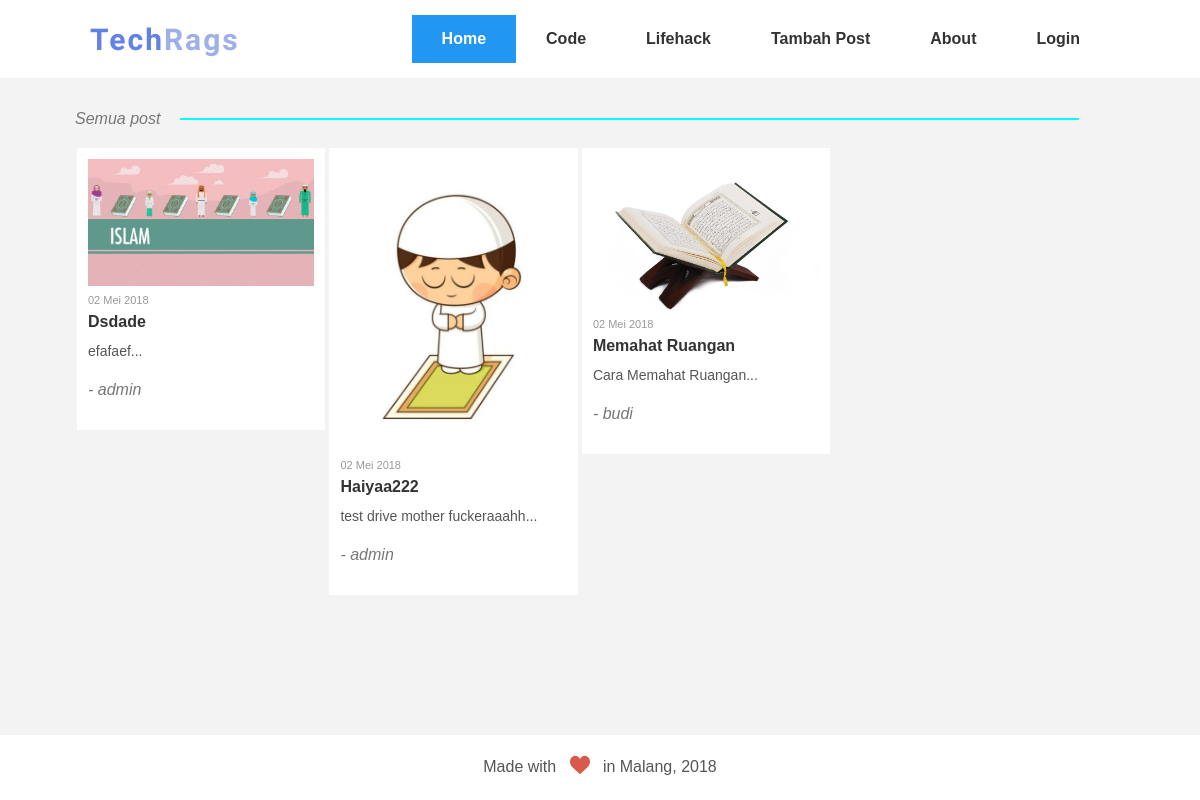
The page /index.php/home/allPost on the database its author committed.
### tables this page shows
CREATE TABLE `post` (
  `id` int(5) NOT NULL,
  `judul` varchar(50) NOT NULL,
  `id_author` int(11) NOT NULL,
  `konten` text NOT NULL,
  `id_kategori` int(5) NOT NULL,
  `tanggal` varchar(20) NOT NULL DEFAULT 'CURRENT_TIMESTAMP(6)',
  `slug` varchar(50) NOT NULL,
  `thumbnail` varchar(100) NOT NULL
);

CREATE TABLE `user` (
  `id` int(5) NOT NULL,
  `nama` varchar(100) NOT NULL,
  `username` varchar(50) NOT NULL,
  `pass` varchar(32) NOT NULL
);

### application/controllers/Home.php (called while the page is built, shortened)
<?php
class Home extends CI_Controller {
	public function __construct(){
		$this->load->model('post');
		$this->load->helper('url_helper');
	}
	public function allPost(){
		$data['rows'] = $this->post->getPost(TRUE);
		$data['isIndex'] = FALSE;
		$this->load->view('header');
		$this->load->view('content',$data);
		$this->load->view('footer');
	}
}

### index.php (called while the page is built, shortened)
<?php
require_once BASEPATH.'core/CodeIgniter.php';

### application/models/post.php (called while the page is built, shortened)
<?php
  class post extends CI_Model{
    public function getPost($all = FALSE){
      $this->db->select("*");
      $this->db->from("post, user");
      $this->db->where("post.id_author=user.id");
      $this->db->order_by("post.id",'desc');
      $query = $this->db->get();
      return $query->result_array();
    }
  }

### application/views/content.php (the view, shortened to what this page needs)
<section class="main">
  <div class="container">
    <div class="row">
      <div class="<?php echo $isIndex?'md8':'md12'; ?> sm9 xs12 pt-5">
        <p class="penulis jangka">
          <?php if($isIndex) { ?>
          <span>Post terakhir</span>
          <?php } else{?>
          <span>Semua post</span>
          <?php }?>
        </p>
        <div class="content-area row">
          <?php
            foreach ($rows as $row) {
          ?>
            <div class="<?php echo $isIndex?'md4':'md3'; ?> sm6 xs6">
              <div class="card">
                  <figure class="img-wrapper">
                    <img src="<?php echo base_url().'assets/'.$row['thumbnail'];?>" alt="<?php echo $row['judul'];?>">
                  </figure>
                  <small class="date">
                    <?php echo $row['tanggal']; ?>
                  </small>
                  <a href="<?php echo base_url().'post/'.$row['slug'] ?>">
                    <p class="title text-capitalized">
                      <?php echo $row['judul']; ?>
                    </p>
                  </a>
                  <p class="desc">
                    <?php echo substr(strip_tags($row['konten']),0,50); ?>...
                  </p>
                  <p class="penulis">
                    <?php echo $row['nama']; ?>
                  </p>
              </div>
            </div>
            <?php
              }
          ?>
        </div>
      </div>
      <?php if(!isset($sidenav)){ ?>
    </div>
  </div>
</section>
<?php } ?>

### application/views/header.php (shortened to what this page needs)
<!DOCTYPE html>
<html>
<head>
  <link rel="stylesheet" type="text/css" href="<?php echo base_url();?>css/main.css" />
  <link rel="stylesheet" href="https://stackpath.bootstrapcdn.com/font-awesome/4.7.0/css/font-awesome.min.css">
</head>
<body class="flex-wrap">
  <nav class="static">
    <div class="container">
      <div class="flex-wrap">
        <h1 class="blog-title">
          Tech<span>Rags</span><span class="admin"><?php echo $this->session->userdata('username')?'(Admin)':null;?></span>
        </h1>
        <div class="link-wrapper">
          <ul class="link">
            <li id="home">
              <a href="<?php echo base_url()?>">Home</a>
            </li>
            <li>
              <a href="post-detail.html">Code</a>
            </li>
            <li>
              <a href="post-detail.html">Lifehack</a>
            </li>
            <li>
              <a href="<?php echo base_url()?>tambahpost">Tambah Post</a>
            </li>
            <li>
              <a href="about-me.html">About</a>
            </li>
            <?php if($this->session->userdata('username')!==null){?>
            <li>
              <a href="<?php echo base_url()?>logout">Logout</a>
            </li>
            <?php }else{?>
            <li>
              <a href="<?php echo base_url()?>login">Login</a>
            </li>
            <?php }?>
          </ul>
        </div>
      </div>
    </div>
  </nav>
  <div class="v-spacer">

### application/views/footer.php (shortened to what this page needs)
</div>
<footer class="text-center desc">
    Made with
     &nbsp;
    <figure class="img-wrapper icon">
      <img src="<?php echo base_url();?>assets/icon/like.svg" alt="love">
    </figure>
    &nbsp;
    in Malang, 2018
  </footer>
</body>
</html>

### css/main.css (style rules this page uses)
:root { --bgcolor: rgb(243,243,243); --accentColor: rgb(100,130,230); --blueColor: #2196F3 }
* { margin: 0; padding: 0; box-sizing: border-box; }
body { font-family: Arial, Helvetica, sans-serif; color: #333; background-color: var(--bgcolor); min-height: 100vh; position: relative; display: flex; flex-flow: column wrap; overflow-x: hidden }
.v-spacer { flex: 1 }
a { text-decoration: none; color: #333 }
nav { background-color: white; position: fixed; width: 100%; top: 0; transition: .3s cubic-bezier(0.075, 0.82, 0.165, 1); z-index: 999; }
nav.static { padding: 15px 0; }
nav .flex-wrap { align-items: center; flex-flow: row wrap; justify-content: space-between }
.blog-title { color: var(--accentColor); font-weight: 700; font-family: 'Saira Condensed', sans-serif; letter-spacing: 2px; font-size: 30px }
.blog-title span { color:rgb(159, 176, 233) }
.row { margin: 0 -15px; display: -webkit-box; display: -ms-flexbox; display: flex; -ms-flex-wrap: wrap; flex-flow: row wrap }
[class*="md"], [class*="sm"], [class*="xs"] { padding: 0 15px; width: 100%; box-sizing: border-box }
.container { width: 85%; margin: 0 auto }
.md3 { -webkit-box-flex: 0; -ms-flex: 0 0 25%; flex: 0 0 25%; max-width: 25%; }
.md12 { -webkit-box-flex: 0; -ms-flex: 0 0 100%; flex: 0 0 100%; max-width: 100%; }
.flex-wrap { display: -webkit-flex; display: -moz-flex; display: flex; }
.img-wrapper { overflow: hidden; }
.img-wrapper img { width: 100% }
.pt-5 { padding-top: 30px }
.main { background-color: var(--bgcolor); }
ul.link { display: flex; padding: 0; justify-content: flex-end; width: 100%; flex: 1 }
ul.link > li { white-space: nowrap; list-style: none; background-color: white; transition: .3s cubic-bezier(0.075, 0.82, 0.165, 1) }
ul.link > li a { padding: 15px 30px; display: inline-block; text-decoration: none; font-weight: 700; color: #333;; transition: 1s cubic-bezier(0.075, 0.82, 0.165, 1) }
ul.link > li.active, ul.link > li:hover { background-color: var(--blueColor); }
ul.link > li.active a, ul.link > li:hover a { color: white }
.date { color: #999; font-weight: 100; font-size: 11px }
p.title { font-weight: 700; margin-top: 5px; margin-bottom: 10px }
.desc { color: #555; line-height: 20px; font-size: 14px; margin-bottom: 10px }
.penulis { display: block; font-style: italic; color: #777; margin: 20px 0 }
.content-area .penulis::before { content: '- '; }
footer { padding: 20px 0; margin-top: 20px; background-color: white; margin-bottom: 0!important; font-size: 16px!important; width: 100% }
footer .icon { width: 20px; display: inline-block; vertical-align: middle }
.text-center { text-align: center }
.card { background-color:white; transition: 1s cubic-bezier(0.075, 0.82, 0.165, 1); border: 1px solid transparent; margin: 0 -13px; padding: 10px; margin-bottom: 5px; }
.jangka { margin-top: 0; margin-left: -15px; position: relative; }
.jangka::before { content: ''; position: absolute; top: 50%; transform: translateY(-50%); left: 0; height: 2px; background-color: aqua; width: 97% }
.jangka span { padding-right: 20px; background-color: var(--bgcolor); position: relative; z-index: 3; }
nav + * { margin-top: 80px }
@media (min-width:992px) { .content-area { width: 99%; max-height: 1200px; flex-flow: column wrap; align-content: flex-start; } }
.text-capitalized { text-transform: capitalize }

### rows shown on the page
post: thumbnail (picture), tanggal "02 Mei 2018", judul "Dsdade", konten "efafaef", id_author.nama "admin"
post: thumbnail (picture), tanggal "02 Mei 2018", judul "Haiyaa222", konten "test drive mother fuckeraaahh", id_author.nama "admin"
post: thumbnail (picture), tanggal "02 Mei 2018", judul "Memahat Ruangan", konten "Cara Memahat Ruangan", id_author.nama "budi"
